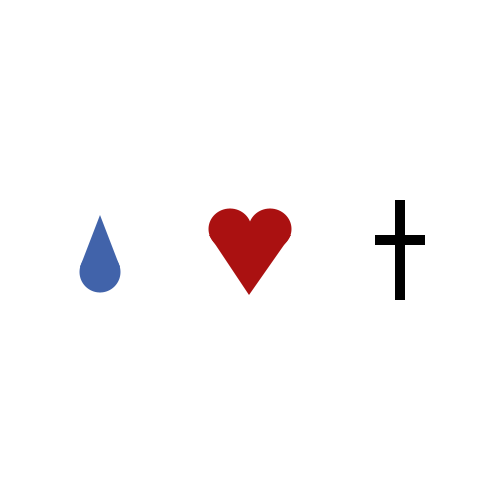
Frame 1 (no input)
Frame 60 (the mouse pressed at the canvas centre just before this capture): identical to frame 1, image omitted
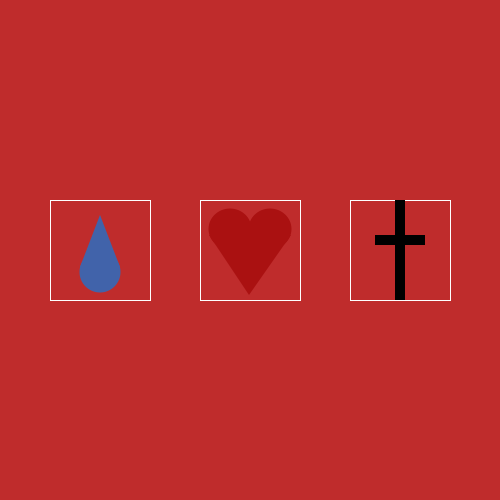
Frame 120 (the mouse held since frame 60 and released just before this capture)

The Processing sketch that drew these frames (run headless with seeded random() and noise(); from frame 60 on, the mouse is pressed at the canvas centre):

// Processing sketch: processing_173097
// ── processing_173097.pde

float counter = 0; 

void setup()
{
  size(500,500);
  noStroke();
}

void draw()
{

 
  if (mouseX>=50 && mouseX<=150 && mouseY>=200 && mouseY<=300)
{
  if (mousePressed == true)
  {
    background(87,120,188);
  }
  else
  {
    background(200);
  }
}

else if (mouseX>=200 && mouseX<=300 && mouseY>=200 && mouseY<=300)
{
  if (mousePressed == true)
  {
    background(191,44,44);
  }
  else
  {
    background(200);
  }
}
else if (mouseX>=350 && mouseX<=450 && mouseY>=200 && mouseY<=300)
{
  if (mousePressed == true)
  {
    background(46,46,46);
  }
  else
  {
    background(200);
  }
}
else
{
  background(255);
}



 translate(100,height/2);
   pushMatrix();
  rectMode(CENTER);
  stroke(255);
 noFill();
  rect(0,0,100,100);
  rect(150,0,100,100);
  rect(300,0,100,100);
  popMatrix();
  
  pushMatrix();
  ellipseMode(CENTER); 
  noStroke();
  fill(65,99,170);
  ellipse(0,22,41,41);
  triangle(0,-35,-20,17,20,17);
  popMatrix();
  
  pushMatrix();
  ellipseMode(CENTER);
  fill(170,17,17);
  ellipse(170,-21,43,41);
  ellipse(130,-21,43,41);
  translate(-1,5);
  triangle(150,40,192,-20,110,-20);
  popMatrix();
  
  pushMatrix();
  rectMode(CENTER);
  fill(0);
  rect(300,0,10,100);
  rect(300,-10,50,10);
  popMatrix();
}
